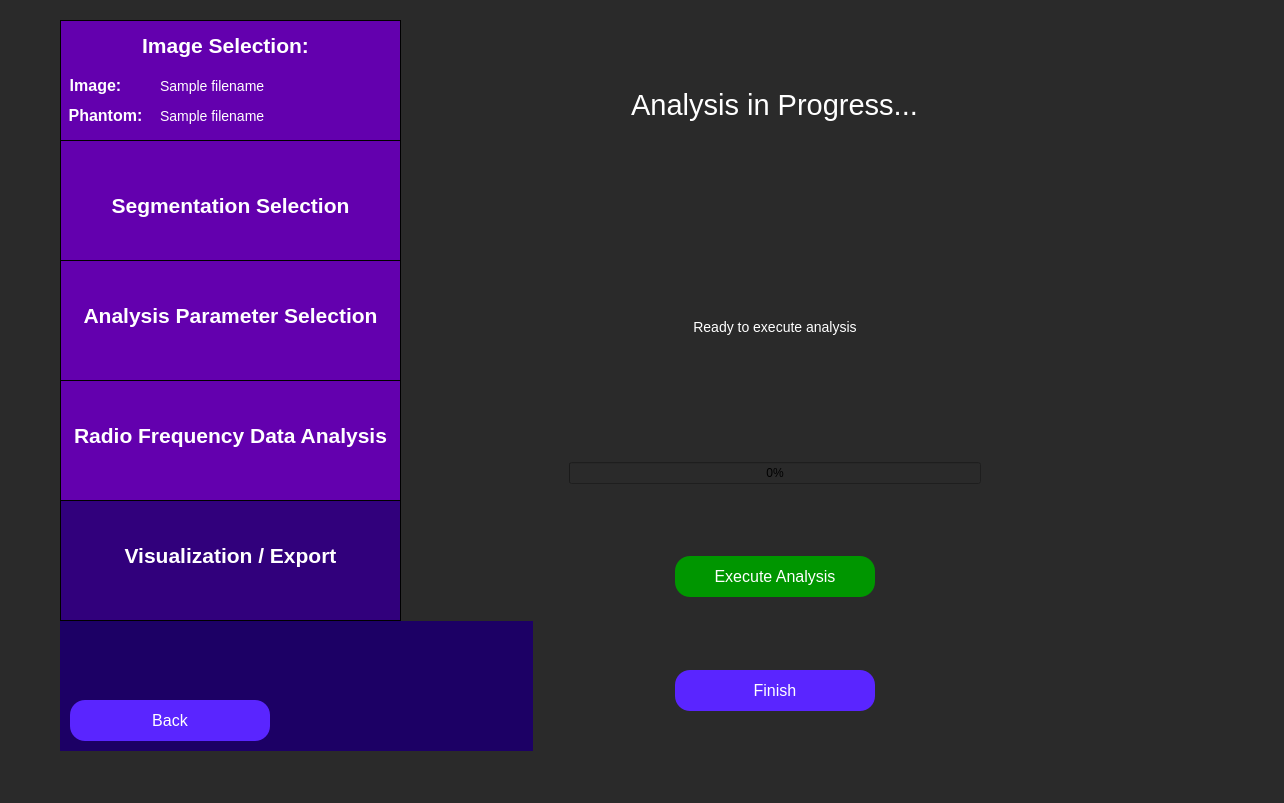
<?xml version="1.0" encoding="UTF-8"?>
<ui version="4.0">
 <class>analysisExecution</class>
 <widget class="QWidget" name="analysisExecution">
  <property name="geometry">
   <rect>
    <x>0</x>
    <y>0</y>
    <width>1284</width>
    <height>803</height>
   </rect>
  </property>
  <property name="minimumSize">
   <size>
    <width>0</width>
    <height>0</height>
   </size>
  </property>
  <property name="windowTitle">
   <string>Analysis Execution</string>
  </property>
  <property name="styleSheet">
   <string notr="true">QWidget {
	background: rgb(42, 42, 42);
}</string>
  </property>
  <widget class="QWidget" name="horizontalLayoutWidget_4">
   <property name="geometry">
    <rect>
     <x>60</x>
     <y>20</y>
     <width>951</width>
     <height>731</height>
    </rect>
   </property>
   <layout class="QHBoxLayout" name="full_screen_layout" stretch="0,0">
    <item>
     <layout class="QVBoxLayout" name="side_bar_layout" stretch="0,0">
      <property name="spacing">
       <number>0</number>
      </property>
      <property name="sizeConstraint">
       <enum>QLayout::SetMaximumSize</enum>
      </property>
      <item>
       <widget class="QWidget" name="sidebar" native="true">
        <property name="minimumSize">
         <size>
          <width>341</width>
          <height>601</height>
         </size>
        </property>
        <property name="maximumSize">
         <size>
          <width>241</width>
          <height>601</height>
         </size>
        </property>
        <property name="toolTip">
         <string>&lt;html&gt;&lt;head/&gt;&lt;body&gt;&lt;p&gt;&lt;br/&gt;&lt;/p&gt;&lt;/body&gt;&lt;/html&gt;</string>
        </property>
        <property name="styleSheet">
         <string notr="true">QWidget {
	background-color: rgb(28, 0, 101);
}</string>
        </property>
        <widget class="QFrame" name="imageSelectionSidebar">
         <property name="geometry">
          <rect>
           <x>0</x>
           <y>0</y>
           <width>341</width>
           <height>121</height>
          </rect>
         </property>
         <property name="minimumSize">
          <size>
           <width>341</width>
           <height>121</height>
          </size>
         </property>
         <property name="maximumSize">
          <size>
           <width>341</width>
           <height>121</height>
          </size>
         </property>
         <property name="styleSheet">
          <string notr="true">QFrame {
	background-color: rgb(99, 0, 174);
	border: 1px solid black;
}</string>
         </property>
         <property name="frameShape">
          <enum>QFrame::StyledPanel</enum>
         </property>
         <property name="frameShadow">
          <enum>QFrame::Raised</enum>
         </property>
         <widget class="QLabel" name="imageSelectionLabelSidebar">
          <property name="geometry">
           <rect>
            <x>70</x>
            <y>0</y>
            <width>191</width>
            <height>51</height>
           </rect>
          </property>
          <property name="styleSheet">
           <string notr="true">QLabel {
	font-size: 21px;
	color: rgb(255, 255, 255);
	background-color: rgba(255, 255, 255, 0);
	border: 0px;
	font-weight: bold;
}</string>
          </property>
          <property name="text">
           <string>Image Selection:</string>
          </property>
          <property name="alignment">
           <set>Qt::AlignCenter</set>
          </property>
         </widget>
         <widget class="QLabel" name="imageLabel">
          <property name="geometry">
           <rect>
            <x>-60</x>
            <y>40</y>
            <width>191</width>
            <height>51</height>
           </rect>
          </property>
          <property name="styleSheet">
           <string notr="true">QLabel {
	font-size: 16px;
	color: rgb(255, 255, 255);
	background-color: rgba(255, 255, 255, 0);
	border: 0px;
	font-weight: bold;
}</string>
          </property>
          <property name="text">
           <string>Image:</string>
          </property>
          <property name="alignment">
           <set>Qt::AlignCenter</set>
          </property>
         </widget>
         <widget class="QLabel" name="phantomLabel">
          <property name="geometry">
           <rect>
            <x>-50</x>
            <y>70</y>
            <width>191</width>
            <height>51</height>
           </rect>
          </property>
          <property name="styleSheet">
           <string notr="true">QLabel {
	font-size: 16px;
	color: rgb(255, 255, 255);
	background-color: rgba(255, 255, 255, 0);
	border: 0px;
	font-weight: bold
}</string>
          </property>
          <property name="text">
           <string>Phantom:</string>
          </property>
          <property name="alignment">
           <set>Qt::AlignCenter</set>
          </property>
         </widget>
         <widget class="QLabel" name="image_path_input">
          <property name="geometry">
           <rect>
            <x>100</x>
            <y>40</y>
            <width>241</width>
            <height>51</height>
           </rect>
          </property>
          <property name="styleSheet">
           <string notr="true">QLabel {
	font-size: 14px;
	color: rgb(255, 255, 255);
	background-color: rgba(255, 255, 255, 0);
	border: 0px;
}</string>
          </property>
          <property name="text">
           <string>Sample filename </string>
          </property>
          <property name="alignment">
           <set>Qt::AlignLeading|Qt::AlignLeft|Qt::AlignVCenter</set>
          </property>
         </widget>
         <widget class="QLabel" name="phantom_path_input">
          <property name="geometry">
           <rect>
            <x>100</x>
            <y>70</y>
            <width>241</width>
            <height>51</height>
           </rect>
          </property>
          <property name="styleSheet">
           <string notr="true">QLabel {
	font-size: 14px;
	color: rgb(255, 255, 255);
	background-color: rgba(255, 255, 255, 0);
	border: 0px;
}</string>
          </property>
          <property name="text">
           <string>Sample filename </string>
          </property>
          <property name="alignment">
           <set>Qt::AlignLeading|Qt::AlignLeft|Qt::AlignVCenter</set>
          </property>
         </widget>
        </widget>
        <widget class="QFrame" name="segmentationSidebar">
         <property name="geometry">
          <rect>
           <x>0</x>
           <y>120</y>
           <width>341</width>
           <height>121</height>
          </rect>
         </property>
         <property name="maximumSize">
          <size>
           <width>341</width>
           <height>121</height>
          </size>
         </property>
         <property name="styleSheet">
          <string notr="true">QFrame {
	background-color: rgb(99, 0, 174);
	border: 1px solid black;
}</string>
         </property>
         <property name="frameShape">
          <enum>QFrame::StyledPanel</enum>
         </property>
         <property name="frameShadow">
          <enum>QFrame::Raised</enum>
         </property>
         <widget class="QLabel" name="segmentationSidebarLabel">
          <property name="geometry">
           <rect>
            <x>0</x>
            <y>40</y>
            <width>341</width>
            <height>51</height>
           </rect>
          </property>
          <property name="styleSheet">
           <string notr="true">QLabel {
	font-size: 21px;
	color: rgb(255, 255, 255);
	background-color: rgba(255, 255, 255, 0);
	border: 0px;
	font-weight: bold;
}</string>
          </property>
          <property name="text">
           <string>Segmentation Selection</string>
          </property>
          <property name="alignment">
           <set>Qt::AlignCenter</set>
          </property>
         </widget>
        </widget>
        <widget class="QFrame" name="analysisParamsSidebar">
         <property name="geometry">
          <rect>
           <x>0</x>
           <y>240</y>
           <width>341</width>
           <height>121</height>
          </rect>
         </property>
         <property name="maximumSize">
          <size>
           <width>341</width>
           <height>121</height>
          </size>
         </property>
         <property name="styleSheet">
          <string notr="true">QFrame {
	background-color: rgb(99, 0, 174);
	border: 1px solid black;
}</string>
         </property>
         <property name="frameShape">
          <enum>QFrame::StyledPanel</enum>
         </property>
         <property name="frameShadow">
          <enum>QFrame::Raised</enum>
         </property>
         <widget class="QLabel" name="analysisParamsLabel">
          <property name="geometry">
           <rect>
            <x>0</x>
            <y>30</y>
            <width>341</width>
            <height>51</height>
           </rect>
          </property>
          <property name="styleSheet">
           <string notr="true">QLabel {
	font-size: 21px;
	color: rgb(255, 255, 255);
	background-color: rgba(255, 255, 255, 0);
	border: 0px;
	font-weight:bold;
}</string>
          </property>
          <property name="text">
           <string>Analysis Parameter Selection</string>
          </property>
          <property name="alignment">
           <set>Qt::AlignCenter</set>
          </property>
         </widget>
        </widget>
        <widget class="QFrame" name="rfAnalysisSidebar">
         <property name="geometry">
          <rect>
           <x>0</x>
           <y>360</y>
           <width>341</width>
           <height>121</height>
          </rect>
         </property>
         <property name="minimumSize">
          <size>
           <width>341</width>
           <height>121</height>
          </size>
         </property>
         <property name="maximumSize">
          <size>
           <width>341</width>
           <height>121</height>
          </size>
         </property>
         <property name="styleSheet">
          <string notr="true">QFrame {
	background-color: rgb(99, 0, 174);
	border: 1px solid black;
}</string>
         </property>
         <property name="frameShape">
          <enum>QFrame::StyledPanel</enum>
         </property>
         <property name="frameShadow">
          <enum>QFrame::Raised</enum>
         </property>
         <widget class="QLabel" name="rfAnalysisLabel">
          <property name="geometry">
           <rect>
            <x>0</x>
            <y>30</y>
            <width>341</width>
            <height>51</height>
           </rect>
          </property>
          <property name="styleSheet">
           <string notr="true">QLabel {
	font-size: 21px;
	color: rgb(255, 255, 255);
	background-color: rgba(255, 255, 255, 0);
	border: 0px;
	font-weight: bold;
}</string>
          </property>
          <property name="text">
           <string>Radio Frequency Data Analysis</string>
          </property>
          <property name="alignment">
           <set>Qt::AlignCenter</set>
          </property>
         </widget>
        </widget>
        <widget class="QFrame" name="exportResultsSidebar">
         <property name="geometry">
          <rect>
           <x>0</x>
           <y>480</y>
           <width>341</width>
           <height>121</height>
          </rect>
         </property>
         <property name="minimumSize">
          <size>
           <width>341</width>
           <height>121</height>
          </size>
         </property>
         <property name="maximumSize">
          <size>
           <width>341</width>
           <height>121</height>
          </size>
         </property>
         <property name="styleSheet">
          <string notr="true">QFrame {
	background-color:  rgb(49, 0, 124);
	border: 1px solid black;
}</string>
         </property>
         <property name="frameShape">
          <enum>QFrame::StyledPanel</enum>
         </property>
         <property name="frameShadow">
          <enum>QFrame::Raised</enum>
         </property>
         <widget class="QLabel" name="exportResultsLabel">
          <property name="geometry">
           <rect>
            <x>20</x>
            <y>30</y>
            <width>301</width>
            <height>51</height>
           </rect>
          </property>
          <property name="styleSheet">
           <string notr="true">QLabel {
	font-size: 21px;
	color: rgb(255, 255, 255);
	background-color: rgba(255, 255, 255, 0);
	border: 0px;
	font-weight: bold;
}</string>
          </property>
          <property name="text">
           <string>Visualization / Export</string>
          </property>
          <property name="alignment">
           <set>Qt::AlignCenter</set>
          </property>
         </widget>
        </widget>
       </widget>
      </item>
      <item>
       <widget class="QFrame" name="gridFrame">
        <property name="maximumSize">
         <size>
          <width>341</width>
          <height>16777215</height>
         </size>
        </property>
        <property name="styleSheet">
         <string notr="true">QFrame {
	background-color: rgb(28, 0, 101);
}</string>
        </property>
        <layout class="QGridLayout" name="backButtonGrid" rowstretch="0,0">
         <property name="sizeConstraint">
          <enum>QLayout::SetMinAndMaxSize</enum>
         </property>
         <property name="leftMargin">
          <number>10</number>
         </property>
         <property name="topMargin">
          <number>10</number>
         </property>
         <property name="rightMargin">
          <number>10</number>
         </property>
         <property name="bottomMargin">
          <number>10</number>
         </property>
         <item row="0" column="0">
          <spacer name="verticalSpacer">
           <property name="orientation">
            <enum>Qt::Vertical</enum>
           </property>
           <property name="sizeHint" stdset="0">
            <size>
             <width>20</width>
             <height>40</height>
            </size>
           </property>
          </spacer>
         </item>
         <item row="1" column="1">
          <spacer name="horizontalSpacer">
           <property name="orientation">
            <enum>Qt::Horizontal</enum>
           </property>
           <property name="sizeHint" stdset="0">
            <size>
             <width>40</width>
             <height>20</height>
            </size>
           </property>
          </spacer>
         </item>
         <item row="1" column="0">
          <widget class="QPushButton" name="back_button">
           <property name="minimumSize">
            <size>
             <width>200</width>
             <height>41</height>
            </size>
           </property>
           <property name="maximumSize">
            <size>
             <width>200</width>
             <height>41</height>
            </size>
           </property>
           <property name="styleSheet">
            <string notr="true">QPushButton {
	color: white;
	font-size: 16px;
	background: rgb(90, 37, 255);
	border-radius: 15px;
}</string>
           </property>
           <property name="text">
            <string>Back</string>
           </property>
          </widget>
         </item>
        </layout>
       </widget>
      </item>
     </layout>
    </item>
    <item>
     <layout class="QVBoxLayout" name="analysis_execution_layout" stretch="2,2,2,1">
      <property name="spacing">
       <number>50</number>
      </property>
      <property name="leftMargin">
       <number>30</number>
      </property>
      <property name="rightMargin">
       <number>30</number>
      </property>
            <item alignment="Qt::AlignHCenter|Qt::AlignVCenter">
       <widget class="QLabel" name="analysis_execution_label">
        <property name="styleSheet">
         <string notr="true">QLabel {
	font-size: 29px;
	color: rgb(255, 255, 255);
	background-color: rgba(255, 255, 255, 0);
}</string>
        </property>
        <property name="text">
         <string>Analysis in Progress...</string>
        </property>
        <property name="textFormat">
         <enum>Qt::AutoText</enum>
        </property>
        <property name="scaledContents">
         <bool>false</bool>
        </property>
        <property name="alignment">
         <set>Qt::AlignCenter</set>
        </property>
        <property name="wordWrap">
         <bool>true</bool>
        </property>
       </widget>
      </item>
      <item>
       <widget class="QLabel" name="progress_label">
        <property name="styleSheet">
         <string notr="true">QLabel {
	color: rgb(255, 255, 255);
	font-size: 14px;
	background-color: rgba(255, 255, 255, 0);
}</string>
        </property>
        <property name="text">
         <string>Ready to execute analysis</string>
        </property>
        <property name="alignment">
         <set>Qt::AlignCenter</set>
        </property>
       </widget>
      </item>
      <item>
       <widget class="QProgressBar" name="progress_bar">
        <property name="value">
         <number>0</number>
        </property>
       </widget>
      </item>
      <item alignment="Qt::AlignHCenter|Qt::AlignVCenter">
       <widget class="QPushButton" name="execute_button">
        <property name="minimumSize">
         <size>
          <width>200</width>
          <height>41</height>
         </size>
        </property>
        <property name="maximumSize">
         <size>
          <width>200</width>
          <height>41</height>
         </size>
        </property>
        <property name="styleSheet">
         <string notr="true">QPushButton {
	color: white;
	font-size: 16px;
	background: rgb(0, 150, 0);
	border-radius: 15px;
}</string>
        </property>
        <property name="text">
         <string>Execute Analysis</string>
        </property>
       </widget>
      </item>
      <item alignment="Qt::AlignHCenter|Qt::AlignVCenter">
       <widget class="QPushButton" name="finish_button">
        <property name="enabled">
         <bool>false</bool>
        </property>
        <property name="minimumSize">
         <size>
          <width>200</width>
          <height>41</height>
         </size>
        </property>
        <property name="maximumSize">
         <size>
          <width>200</width>
          <height>41</height>
         </size>
        </property>
        <property name="styleSheet">
         <string notr="true">QPushButton {
	color: white;
	font-size: 16px;
	background: rgb(90, 37, 255);
	border-radius: 15px;
}</string>
        </property>
        <property name="text">
         <string>Finish</string>
        </property>
       </widget>
      </item>
      <item>
       <spacer name="verticalSpacer_10">
        <property name="orientation">
         <enum>Qt::Vertical</enum>
        </property>
        <property name="sizeHint" stdset="0">
         <size>
          <width>20</width>
          <height>40</height>
         </size>
        </property>
       </spacer>
      </item>
     </layout>
    </item>
   </layout>
  </widget>
 </widget>
 <resources/>
 <connections/>
</ui>
